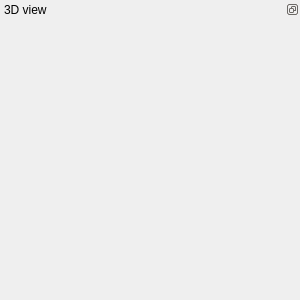
  <widget class="QWidget" name="centralWidget">
   <property name="enabled">
    <bool>true</bool>
   </property>
   <layout class="QHBoxLayout" name="horizontalLayout_5">
    <property name="leftMargin">
     <number>0</number>
    </property>
    <property name="topMargin">
     <number>0</number>
    </property>
    <property name="rightMargin">
     <number>0</number>
    </property>
    <property name="bottomMargin">
     <number>0</number>
    </property>
    <item>
     <widget class="QDockWidget" name="dockWidget3D">
      <property name="minimumSize">
       <size>
        <width>300</width>
        <height>300</height>
       </size>
      </property>
      <property name="features">
       <set>QDockWidget::DockWidgetFloatable|QDockWidget::DockWidgetMovable</set>
      </property>
      <property name="allowedAreas">
       <set>Qt::NoDockWidgetArea</set>
      </property>
      <property name="windowTitle">
       <string>3D view</string>
      </property>
      <widget class="QWidget" name="dockWidgetContents3D">
       <layout class="QVBoxLayout" name="verticalLayout_2">
        <property name="spacing">
         <number>0</number>
        </property>
        <property name="leftMargin">
         <number>0</number>
        </property>
        <property name="topMargin">
         <number>0</number>
        </property>
        <property name="rightMargin">
         <number>0</number>
        </property>
        <property name="bottomMargin">
         <number>0</number>
        </property>
        <item>
         <widget class="QLabel" name="label3DLoading">
          <property name="minimumSize">
           <size>
            <width>0</width>
            <height>20</height>
           </size>
          </property>
          <property name="text">
           <string/>
          </property>
          <property name="scaledContents">
           <bool>false</bool>
          </property>
         </widget>
        </item>
       </layout>
      </widget>
     </widget>
    </item>
   </layout>
  </widget>
